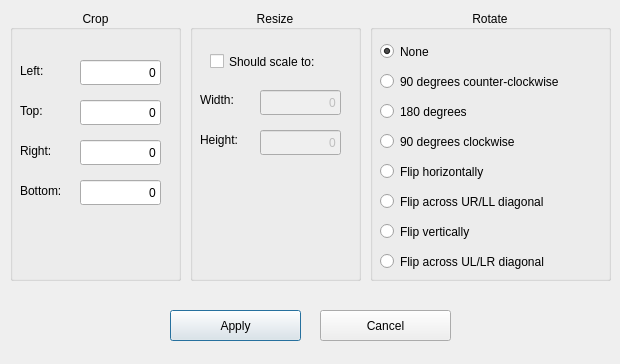
<?xml version="1.0" encoding="UTF-8"?>
<ui version="4.0">
 <class>TransformSettingsDialog</class>
 <widget class="QDialog" name="TransformSettingsDialog">
  <property name="geometry">
   <rect>
    <x>0</x>
    <y>0</y>
    <width>620</width>
    <height>364</height>
   </rect>
  </property>
  <property name="windowTitle">
   <string>Dialog</string>
  </property>
  <widget class="QGroupBox" name="groupBoxCrop">
   <property name="geometry">
    <rect>
     <x>10</x>
     <y>10</y>
     <width>171</width>
     <height>271</height>
    </rect>
   </property>
   <property name="title">
    <string>Crop</string>
   </property>
   <property name="alignment">
    <set>Qt::AlignCenter</set>
   </property>
   <widget class="QLabel" name="labelCropLeft">
    <property name="geometry">
     <rect>
      <x>10</x>
      <y>50</y>
      <width>61</width>
      <height>21</height>
     </rect>
    </property>
    <property name="text">
     <string>Left:</string>
    </property>
   </widget>
   <widget class="QLabel" name="labelCropTop">
    <property name="geometry">
     <rect>
      <x>10</x>
      <y>90</y>
      <width>61</width>
      <height>21</height>
     </rect>
    </property>
    <property name="text">
     <string>Top:</string>
    </property>
   </widget>
   <widget class="QLabel" name="labelCropRight">
    <property name="geometry">
     <rect>
      <x>10</x>
      <y>130</y>
      <width>61</width>
      <height>21</height>
     </rect>
    </property>
    <property name="text">
     <string>Right:</string>
    </property>
   </widget>
   <widget class="QLabel" name="labelCropBottom">
    <property name="geometry">
     <rect>
      <x>10</x>
      <y>170</y>
      <width>61</width>
      <height>21</height>
     </rect>
    </property>
    <property name="text">
     <string>Bottom:</string>
    </property>
   </widget>
   <widget class="QLineEdit" name="editCropLeft">
    <property name="geometry">
     <rect>
      <x>70</x>
      <y>50</y>
      <width>81</width>
      <height>25</height>
     </rect>
    </property>
    <property name="text">
     <string>0</string>
    </property>
    <property name="alignment">
     <set>Qt::AlignRight|Qt::AlignTrailing|Qt::AlignVCenter</set>
    </property>
   </widget>
   <widget class="QLineEdit" name="editCropTop">
    <property name="geometry">
     <rect>
      <x>70</x>
      <y>90</y>
      <width>81</width>
      <height>25</height>
     </rect>
    </property>
    <property name="text">
     <string>0</string>
    </property>
    <property name="alignment">
     <set>Qt::AlignRight|Qt::AlignTrailing|Qt::AlignVCenter</set>
    </property>
   </widget>
   <widget class="QLineEdit" name="editCropRight">
    <property name="geometry">
     <rect>
      <x>70</x>
      <y>130</y>
      <width>81</width>
      <height>25</height>
     </rect>
    </property>
    <property name="text">
     <string>0</string>
    </property>
    <property name="alignment">
     <set>Qt::AlignRight|Qt::AlignTrailing|Qt::AlignVCenter</set>
    </property>
   </widget>
   <widget class="QLineEdit" name="editCropBottom">
    <property name="geometry">
     <rect>
      <x>70</x>
      <y>170</y>
      <width>81</width>
      <height>25</height>
     </rect>
    </property>
    <property name="text">
     <string>0</string>
    </property>
    <property name="alignment">
     <set>Qt::AlignRight|Qt::AlignTrailing|Qt::AlignVCenter</set>
    </property>
   </widget>
  </widget>
  <widget class="QGroupBox" name="groupBoxResize">
   <property name="geometry">
    <rect>
     <x>190</x>
     <y>10</y>
     <width>171</width>
     <height>271</height>
    </rect>
   </property>
   <property name="title">
    <string>Resize</string>
   </property>
   <property name="alignment">
    <set>Qt::AlignCenter</set>
   </property>
   <widget class="QCheckBox" name="checkBoxResize">
    <property name="geometry">
     <rect>
      <x>20</x>
      <y>40</y>
      <width>141</width>
      <height>23</height>
     </rect>
    </property>
    <property name="text">
     <string>Should scale to:</string>
    </property>
   </widget>
   <widget class="QLabel" name="labelResizeWidth">
    <property name="geometry">
     <rect>
      <x>10</x>
      <y>80</y>
      <width>51</width>
      <height>20</height>
     </rect>
    </property>
    <property name="text">
     <string>Width:</string>
    </property>
   </widget>
   <widget class="QLabel" name="labelResizeHeight">
    <property name="geometry">
     <rect>
      <x>10</x>
      <y>120</y>
      <width>51</width>
      <height>20</height>
     </rect>
    </property>
    <property name="text">
     <string>Height:</string>
    </property>
   </widget>
   <widget class="QLineEdit" name="editResizeWidth">
    <property name="enabled">
     <bool>false</bool>
    </property>
    <property name="geometry">
     <rect>
      <x>70</x>
      <y>80</y>
      <width>81</width>
      <height>25</height>
     </rect>
    </property>
    <property name="text">
     <string>0</string>
    </property>
    <property name="alignment">
     <set>Qt::AlignRight|Qt::AlignTrailing|Qt::AlignVCenter</set>
    </property>
   </widget>
   <widget class="QLineEdit" name="editResizeHeight">
    <property name="enabled">
     <bool>false</bool>
    </property>
    <property name="geometry">
     <rect>
      <x>70</x>
      <y>120</y>
      <width>81</width>
      <height>25</height>
     </rect>
    </property>
    <property name="text">
     <string>0</string>
    </property>
    <property name="alignment">
     <set>Qt::AlignRight|Qt::AlignTrailing|Qt::AlignVCenter</set>
    </property>
   </widget>
  </widget>
  <widget class="QGroupBox" name="groupBoxRotate">
   <property name="geometry">
    <rect>
     <x>370</x>
     <y>10</y>
     <width>241</width>
     <height>271</height>
    </rect>
   </property>
   <property name="title">
    <string>Rotate</string>
   </property>
   <property name="alignment">
    <set>Qt::AlignCenter</set>
   </property>
   <widget class="QRadioButton" name="radioButtonRotateNone">
    <property name="geometry">
     <rect>
      <x>10</x>
      <y>30</y>
      <width>112</width>
      <height>23</height>
     </rect>
    </property>
    <property name="text">
     <string>None</string>
    </property>
    <property name="checked">
     <bool>true</bool>
    </property>
   </widget>
   <widget class="QRadioButton" name="radioButtonRotate90CounterClockwise">
    <property name="geometry">
     <rect>
      <x>10</x>
      <y>60</y>
      <width>231</width>
      <height>23</height>
     </rect>
    </property>
    <property name="text">
     <string>90 degrees counter-clockwise</string>
    </property>
   </widget>
   <widget class="QRadioButton" name="radioButtonRotate180">
    <property name="geometry">
     <rect>
      <x>10</x>
      <y>90</y>
      <width>112</width>
      <height>23</height>
     </rect>
    </property>
    <property name="text">
     <string>180 degrees</string>
    </property>
   </widget>
   <widget class="QRadioButton" name="radioButtonRotate90Clockwise">
    <property name="geometry">
     <rect>
      <x>10</x>
      <y>120</y>
      <width>171</width>
      <height>23</height>
     </rect>
    </property>
    <property name="text">
     <string>90 degrees clockwise</string>
    </property>
   </widget>
   <widget class="QRadioButton" name="radioButtonRotateHorizontal">
    <property name="geometry">
     <rect>
      <x>10</x>
      <y>150</y>
      <width>141</width>
      <height>23</height>
     </rect>
    </property>
    <property name="text">
     <string>Flip horizontally</string>
    </property>
   </widget>
   <widget class="QRadioButton" name="radioButtonRotateURLL">
    <property name="geometry">
     <rect>
      <x>10</x>
      <y>180</y>
      <width>211</width>
      <height>23</height>
     </rect>
    </property>
    <property name="text">
     <string>Flip across UR/LL diagonal</string>
    </property>
   </widget>
   <widget class="QRadioButton" name="radioButtonRotateULLR">
    <property name="geometry">
     <rect>
      <x>10</x>
      <y>240</y>
      <width>211</width>
      <height>23</height>
     </rect>
    </property>
    <property name="text">
     <string>Flip across UL/LR diagonal</string>
    </property>
   </widget>
   <widget class="QRadioButton" name="radioButtonRotateVertical">
    <property name="geometry">
     <rect>
      <x>10</x>
      <y>210</y>
      <width>112</width>
      <height>23</height>
     </rect>
    </property>
    <property name="text">
     <string>Flip vertically</string>
    </property>
   </widget>
  </widget>
  <widget class="QPushButton" name="btnCancel">
   <property name="geometry">
    <rect>
     <x>320</x>
     <y>310</y>
     <width>131</width>
     <height>31</height>
    </rect>
   </property>
   <property name="text">
    <string>Cancel</string>
   </property>
  </widget>
  <widget class="QPushButton" name="btnApply">
   <property name="geometry">
    <rect>
     <x>170</x>
     <y>310</y>
     <width>131</width>
     <height>31</height>
    </rect>
   </property>
   <property name="text">
    <string>Apply</string>
   </property>
   <property name="default">
    <bool>true</bool>
   </property>
  </widget>
 </widget>
 <resources/>
 <connections/>
</ui>
